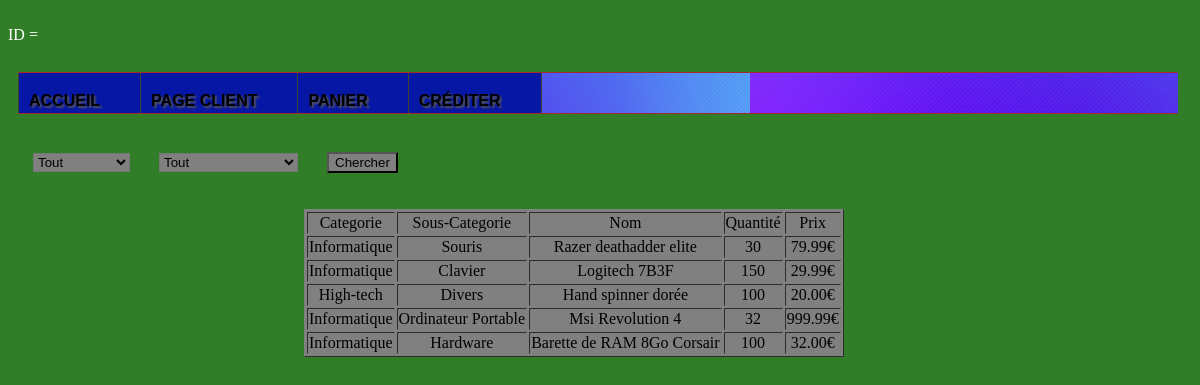
The page /VUE/test_anthony.php on the database its author committed.
### tables this page shows
CREATE TABLE IF NOT EXISTS `Articles` (
  `idArticles` INT(3) NOT NULL AUTO_INCREMENT,
  `categorie` VARCHAR(12) NULL,
  `nom` VARCHAR(100) NULL,
  `description` VARCHAR(140) NULL,
  `image` VARCHAR(45) NULL,
  `quantite` INT(4) NULL,
  `idMagasins` INT(3) NOT NULL,
  `prix` DECIMAL(6,2) NULL,
  `sous_categorie` VARCHAR(50) NULL,
  PRIMARY KEY (`idArticles`, `idMagasins`),
  INDEX `fk_articles_Magasins1_idx` (`idMagasins` ASC),
  CONSTRAINT `fk_articles_Magasins1`
    FOREIGN KEY (`idMagasins`)
    REFERENCES `Magasins` (`idMagasins`)
    ON DELETE NO ACTION
    ON UPDATE NO ACTION);

### MODEL/model.php (called while the page is built, shortened)
<?php
function dbConnect() {
	try {
		$bdd = new PDO('mysql:host=localhost;dbname=geek-o-sphere', 'root', '', array(PDO::ATTR_ERRMODE => PDO::ERRMODE_EXCEPTION));
		return $bdd;
	}catch(Exception $e) {
		die('Erreur : '.$e->getMessage());
	}
}
function getArticlesCustom($requete_sql) {
	$bdd = dbConnect();
	$articles = $bdd->query('SELECT * FROM `articles` '.$requete_sql);
	return $articles;
}

### CONTROLEUR/Script_main_page_1.php (the view, shortened to what this page needs)
<?php
	require('../MODEL/model.php');
	$requete_sql='';
	print ('<tr>
			<td> Categorie
			<td> Sous-Categorie
			<td> Nom
			<td> Quantité
			<td> Prix
	');
	$articles = getArticlesCustom($requete_sql);
	while ( $donnees = $articles -> fetch()) {
		print ('<tr>
				<td>'.utf8_encode($donnees['categorie']).'
				<td>'.utf8_encode($donnees['sous_categorie']).'
				<td>'.utf8_encode($donnees['nom']).'
				<td>'.utf8_encode($donnees['quantite']).'
				<td>'.utf8_encode($donnees['prix']).'€'
		);
	}
?>

### VUE/test_anthony.php (shortened to what this page needs)
<!DOCTYPE html>
<html>
<head>
	<link rel="stylesheet" href="test_css_anthony.css" />
</head>
<body><br>
 ID =
<br><br>
<ul id="nav">
   <li id="nav-home"><a href="#">Accueil</a></li>
   <li id="nav-about"><a href="#">Page Client</a></li>
   <li id="nav-reviews"><a href="#">Panier</a></li>
   <li id="nav-contact"><a href="#">Créditer</a></li>
</ul>
<br><br><br><br><br>
    <form action="../CONTROLEUR/search.php" method="get">
      <select id="tab2" name="categorie">
        <option value ="">Tout</option>
      </select>
      <select id="tab2" name="sous-categorie">
        <option value ="">Tout</option>
      </select>
      <button id="tab2">Chercher</button><br><br><br>
    </form>
    <table id="tab" border=1 cellspacing=2 style="text-align:center">
      <?php include('../CONTROLEUR/Script_main_page_1.php'); ?>
    </table>
</body>
</html>

### VUE/test_css_anthony.css (style rules this page uses)
#nav { margin:10px; padding:0; background:#03a240 url('nav_bg.jpg') 0 0 repeat-x; float:left; width:98%; border:1px solid brown; border-width:1px 0; }
#nav li { display:inline; padding:0; margin:0; }
#nav a:link, #nav a:visited { color:#000; background:#0617a5; padding:20px 40px 4px 10px; float:left; width:auto; border-right:1px solid #42432d; text-decoration:none; font:bold 1em/1em Arial, Helvetica, sans-serif; text-transform:uppercase; text-shadow: 2px 2px 2px #555; }
#nav li:first-child a { border-left:1px solid #42432d; }
body { background-color: #327d27; color: white; }
#tab { background: gray; color: black; margin-left: 25%; }
#tab2 { background: gray; color: black; margin-left: 25px; }

### rows shown on the page
articles: categorie "Informatique", sous_categorie "Souris", nom "Razer deathadder elite", quantite "30", prix "79.99"
articles: categorie "Informatique", sous_categorie "Clavier", nom "Logitech 7B3F", quantite "150", prix "29.99"
articles: categorie "High-tech", sous_categorie "Divers", nom "Hand spinner dorée", quantite "100", prix "20.00"
articles: categorie "Informatique", sous_categorie "Ordinateur Portable", nom "Msi Revolution 4", quantite "32", prix "999.99"
articles: categorie "Informatique", sous_categorie "Hardware", nom "Barette de RAM 8Go Corsair", quantite "100", prix "32.00"
